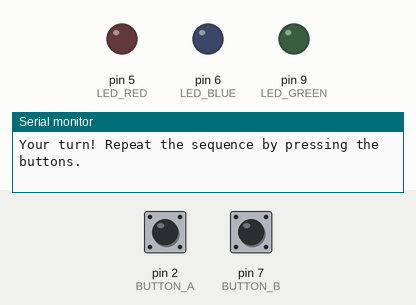
A sketch run on a simulated Arduino Uno, built with avr-gcc and run on an emulated ATmega328P. Parts: output pins drawn as LEDs (lit = HIGH), the last lines printed to the serial monitor. Dashed ring = blinking. The test bench sets the inputs (shaded band); at power-on: pin 2 (BUTTON_A) HIGH, pin 7 (BUTTON_B) HIGH. Random numbers use the default seed unless the sketch sets one.

Above: at 5.6 s.
5.7 s: pin 2 (BUTTON_A) pulled LOW for 0.15 s
7.3 s: pin 7 (BUTTON_B) pulled LOW for 0.15 s
8.9 s: pin 2 (BUTTON_A) pulsed LOW 2 times (0.12 s each, 0.3 s apart)
At 9.35 s:
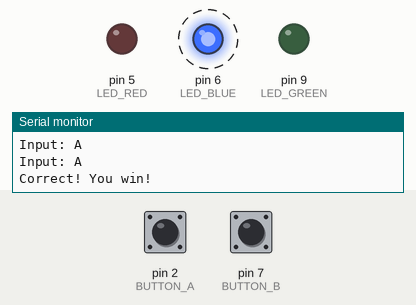
At 12.4 s:
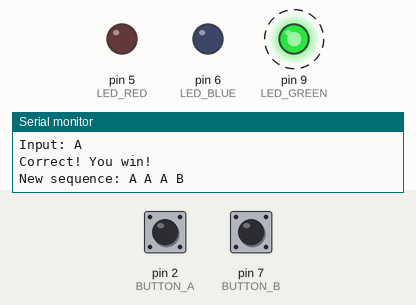
Timing chart, 0 to 17.1 s (numbered marks = the images above; inputs shaded):
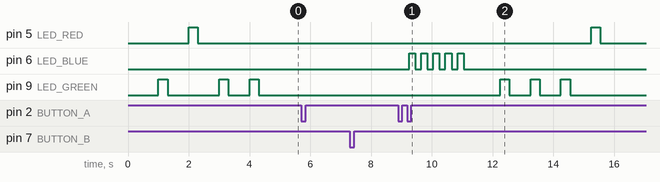

Measured:
- after the input at 8.9 s, pin 5 (LED_RED): LOW → HIGH after 6.4 s, → LOW 0.30 s later; pin 6 (LED_BLUE): alternates HIGH for 0.20 s and LOW for 0.20 s, 10 changes in all, then stays LOW, starting after 0.35 s; pin 9 (LED_GREEN): alternates HIGH for 0.30 s and LOW for 0.70 s, 6 changes in all, then stays LOW, starting after 3.4 s

The sketch:

outstanding.ino
```cpp
// --- Constants and Pin Definitions ---
enum class GameState {
    STATE_DISPLAY,
    STATE_INPUT,
    STATE_RESULT
  };
  GameState state = GameState::STATE_DISPLAY;

  const int BUTTON_A = 2;
  const int BUTTON_B = 7;
  const int LED_RED  = 5;
  const int LED_GREEN = 9;
  const int LED_BLUE  = 6;

  // --- Game Variables ---
  char sequence[4];      // Stores the randomly generated sequence (e.g., 'A', 'B', 'A', 'B')
  char userInput[4];     // Stores the sequence entered by the user
  int displayIndex = 0;  // Index for displaying the sequence
  int inputIndex = 0;    // Index for recording user input
  bool win = false;      // Flag to record if the user entered the correct sequence

  // Timing variable for the DISPLAY phase
  unsigned long lastTime = 0;
  const unsigned long DISPLAY_INTERVAL = 1000; // Time (in ms) between flashes

  // Variables for button state change detection in the INPUT state
  // With INPUT_PULLUP, the buttons are HIGH when unpressed.
  int lastA = HIGH, lastB = HIGH;

  void setup() {
    Serial.begin(9600);

    // Initialize button pins as inputs with internal pull-ups.
    // Wire the buttons between the pin and ground.
    pinMode(BUTTON_A, INPUT_PULLUP);
    pinMode(BUTTON_B, INPUT_PULLUP);

    // Initialize LED pins as outputs.
    pinMode(LED_RED, OUTPUT);
    pinMode(LED_GREEN, OUTPUT);
    pinMode(LED_BLUE, OUTPUT);

    // Turn off all LEDs initially.
    digitalWrite(LED_RED, LOW);
    digitalWrite(LED_GREEN, LOW);
    digitalWrite(LED_BLUE, LOW);

    // Seed the random generator (using an unconnected analog pin for noise).
    randomSeed(analogRead(0));

    // Generate the first random sequence and prepare for display.
    generateSequence();
    state = GameState::STATE_DISPLAY;
    displayIndex = 0;
    inputIndex = 0;
    lastTime = millis();

    Serial.println("Game Started: Watch the sequence and then repeat it using the buttons.");
  }

  void loop() {
    unsigned long currentMillis = millis();

    switch(state) {

      case GameState::STATE_DISPLAY: {
        // Display the sequence one flash at a time.
        if (displayIndex < 4 && currentMillis - lastTime >= DISPLAY_INTERVAL) {
          if (sequence[displayIndex] == 'A') {
            // For 'A', flash the green LED.
            digitalWrite(LED_GREEN, HIGH);
            delay(300);
            digitalWrite(LED_GREEN, LOW);
          } else if (sequence[displayIndex] == 'B') {
            // For 'B', flash the red LED.
            digitalWrite(LED_RED, HIGH);
            delay(300);
            digitalWrite(LED_RED, LOW);
          }
          displayIndex++;
          lastTime = currentMillis;
        }
        else if (displayIndex >= 4) {
          // After displaying the sequence, switch to INPUT state.
          delay(500); // Brief pause before input begins.
          state = GameState::STATE_INPUT;
          inputIndex = 0;
          // Read the current button states to avoid false triggers.
          lastA = digitalRead(BUTTON_A);
          lastB = digitalRead(BUTTON_B);
          Serial.println("Your turn! Repeat the sequence by pressing the buttons.");
        }
        break;
      }

      case GameState::STATE_INPUT: {
        // Read the pushbuttons and record user input (using edge detection).
        int curA = digitalRead(BUTTON_A);
        int curB = digitalRead(BUTTON_B);

        // Detect a falling edge for Button A (HIGH to LOW indicates a press).
        if (curA != lastA) {
          if (curA == LOW) {
            userInput[inputIndex] = 'A';
            inputIndex++;
            Serial.println("Input: A");
            delay(50); // Simple debounce delay.
          }
          lastA = curA;
        }

        // Detect a falling edge for Button B.
        if (curB != lastB) {
          if (curB == LOW) {
            userInput[inputIndex] = 'B';
            inputIndex++;
            Serial.println("Input: B");
            delay(50); // Debounce delay.
          }
          lastB = curB;
        }

        // Once 4 inputs are recorded, check the sequence.
        if (inputIndex >= 4) {
          win = true;
          for (int i = 0; i < 4; i++) {
            if (userInput[i] != sequence[i]) {
              win = false;
              break;
            }
          }
          state = GameState::STATE_RESULT;
        }
        break;
      }

      case GameState::STATE_RESULT: {
        // Show the outcome using LED animations.
        if (win) {
          Serial.println("Correct! You win!");
          // Winning pattern: Blink the blue LED several times.
          for (int i = 0; i < 5; i++) {
            digitalWrite(LED_BLUE, HIGH);
            delay(200);
            digitalWrite(LED_BLUE, LOW);
            delay(200);
          }
        } else {
          Serial.println("Incorrect! Try again!");
          // Losing pattern: Blink the red LED several times.
          for (int i = 0; i < 5; i++) {
            digitalWrite(LED_RED, HIGH);
            delay(200);
            digitalWrite(LED_RED, LOW);
            delay(200);
          }
        }

        // After displaying the result, start a new round:
        generateSequence();  // Create a new random sequence.
        displayIndex = 0;
        inputIndex = 0;
        lastTime = millis();
        state = GameState::STATE_DISPLAY;
        delay(500);
        break;
      }
    }
  }

  // Function to generate a new random sequence of 'A's and 'B's.
  void generateSequence() {
    for (int i = 0; i < 4; i++) {
      int r = random(0, 2); // Generates 0 or 1.
      sequence[i] = (r == 0) ? 'A' : 'B';
    }

    // For debugging: print the new sequence to the Serial Monitor.
    Serial.print("New sequence: ");
    for (int i = 0; i < 4; i++) {
      Serial.print(sequence[i]);
      Serial.print(" ");
    }
    Serial.println();
  }
  
```
